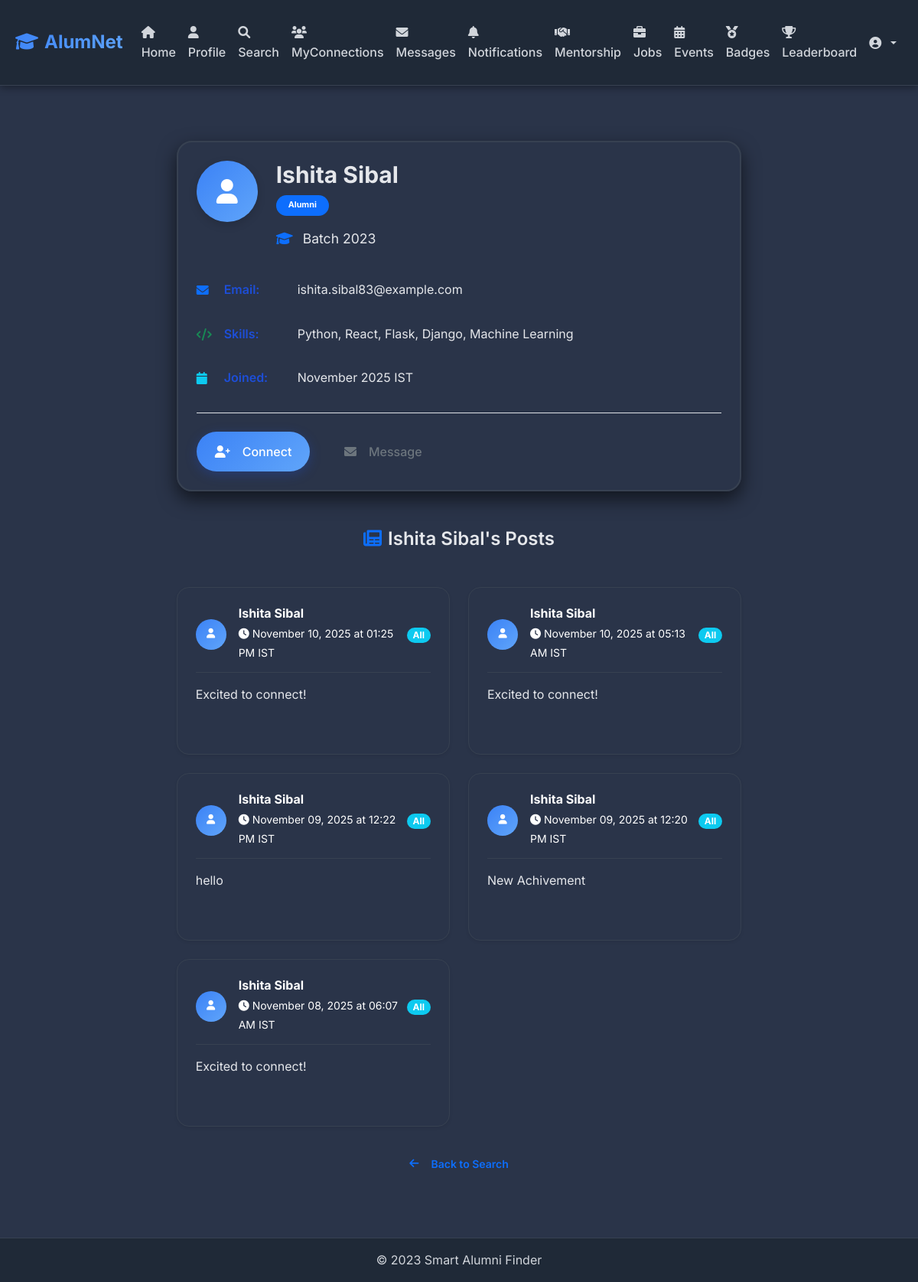
Page /view_profile/1 (signed in) on the committed database.
### models.py (models this page shows, shortened)
class User(db.Model):
    id = db.Column(db.Integer, primary_key=True)
    username = db.Column(db.String(80), unique=True, nullable=False)
    email = db.Column(db.String(120), unique=True, nullable=False)
    password = db.Column(db.String(120), nullable=False)
    role = db.Column(db.String(20), nullable=False)  # student, alumni, faculty
    alumni_id = db.Column(db.String(20), unique=True, nullable=True)  # For alumni
    faculty_id = db.Column(db.String(20), unique=True, nullable=True)  # For faculty
    batch_year = db.Column(db.Integer, nullable=True)
    skills = db.Column(db.Text, nullable=True)  # comma-separated
    created_at = db.Column(db.DateTime, default=datetime.utcnow)

class Post(db.Model):
    id = db.Column(db.Integer, primary_key=True)
    user_id = db.Column(db.Integer, db.ForeignKey('user.id'), nullable=False)
    content = db.Column(db.Text, nullable=False)
    audience = db.Column(db.String(20), nullable=False)  # students, alumni, teachers, all
    media_type = db.Column(db.String(10), nullable=True)  # image, video
    media_path = db.Column(db.String(200), nullable=True)  # path to uploaded file
    timestamp = db.Column(db.DateTime, default=datetime.utcnow)
    user = db.relationship('User', backref=db.backref('posts', lazy=True))

### app.py (the view)
@app.route('/view_profile/<int:user_id>')
def view_profile(user_id):
    if 'user_id' not in session:
        return redirect(url_for('login'))
    current_user_id = session['user_id']
    user = User.query.get_or_404(user_id)
    connection = Connection.query.filter(
        ((Connection.sender_id == current_user_id) & (Connection.receiver_id == user_id)) |
        ((Connection.sender_id == user_id) & (Connection.receiver_id == current_user_id)) &
        (Connection.status == 'accepted')
    ).first()
    is_connected = connection is not None
    current_user_connections = set()
    user_connections = set()
    current_conns = Connection.query.filter(
        ((Connection.sender_id == current_user_id) | (Connection.receiver_id == current_user_id)) &
        (Connection.status == 'accepted')
    ).all()
    for conn in current_conns:
        if conn.sender_id == current_user_id:
            current_user_connections.add(conn.receiver_id)
        else:
            current_user_connections.add(conn.sender_id)
    profile_conns = Connection.query.filter(
        ((Connection.sender_id == user_id) | (Connection.receiver_id == user_id)) &
        (Connection.status == 'accepted')
    ).all()
    for conn in profile_conns:
        if conn.sender_id == user_id:
            user_connections.add(conn.receiver_id)
        else:
            user_connections.add(conn.sender_id)
    mutual_connections = current_user_connections & user_connections
    mutual_count = len(mutual_connections)
    posts = Post.query.filter_by(user_id=user_id).order_by(Post.timestamp.desc()).all()
    return render_template('view_profile.html', user=user, is_connected=is_connected, posts=posts, mutual_count=mutual_count)

### templates/view_profile.html (shortened to what this page needs)
{% extends "base.html" %}
{% block content %}
<div class="profile-section py-5">
    <div class="container">
        <div class="row justify-content-center">
            <div class="col-lg-8">
                <div class="profile-card card shadow-lg rounded-xl mb-5">
                    <div class="card-body p-4">
                        <div class="d-flex align-items-start mb-4">
                            <div class="avatar-container me-4">
                                <div class="avatar-circle">
                                    <i class="fas fa-user text-white"></i>
                                </div>
                            </div>
                            <div class="flex-grow-1">
                                <h2 class="card-title mb-2 fw-bold">{{ user.username }}</h2>
                                <div class="role-badge mb-3">
                                    <span class="badge bg-{{ 'primary' if user.role == 'alumni' else 'secondary' if user.role == 'faculty' else 'info' }} rounded-pill px-3 py-2">
                                        {{ user.role | title }}
                                    </span>
                                </div>
                                {% if user.batch_year %}
                                <div class="batch-info mb-2">
                                    <i class="fas fa-graduation-cap me-2 text-primary"></i>
                                    <span>Batch {{ user.batch_year }}</span>
                                </div>
                                {% endif %}
                            </div>
                        </div>
                        <div class="profile-details">
                            <div class="detail-row mb-3">
                                <i class="fas fa-envelope text-primary me-3"></i>
                                <span class="fw-semibold">Email:</span>
                                <span>{{ user.email }}</span>
                            </div>
                            {% if user.skills %}
                            <div class="detail-row mb-3">
                                <i class="fas fa-code text-success me-3"></i>
                                <span class="fw-semibold">Skills:</span>
                                <span>{{ user.skills }}</span>
                            </div>
                            {% endif %}
                            <div class="detail-row">
                                <i class="fas fa-calendar text-info me-3"></i>
                                <span class="fw-semibold">Joined:</span>
                                <span>{{ user.created_at.strftime('%B %Y') }} IST</span>
                            </div>
                        </div>
                        <div class="action-buttons mt-4 pt-4 border-top">
                            {% if is_connected %}
                            <button class="btn btn-success btn-lg rounded-pill px-4" disabled>
                                <i class="fas fa-check me-2"></i>Already Connected
                            </button>
                            {% else %}
                            <form method="POST" action="{{ url_for('send_connection_request') }}" class="d-inline">
                                <button type="submit" class="btn btn-primary btn-lg rounded-pill px-4">
                                    <i class="fas fa-user-plus me-2"></i>Connect
                                </button>
                            </form>
                            {% endif %}
                            <button class="btn btn-outline-secondary btn-lg rounded-pill px-4 ms-3" onclick="sendMessage('{{ user.email }}')">
                                <i class="fas fa-envelope me-2"></i>Message
                            </button>
                        </div>
                    </div>
                </div>
                {% if posts %}
                <div class="posts-section mt-5">
                    <h3 class="mb-4 text-center">
                        <i class="fas fa-newspaper me-2 text-primary"></i>{{ user.username }}'s Posts
                    </h3>
                    <div class="row g-4">
                        {% for post in posts %}
                        <div class="col-lg-6">
                            <div class="post-card card shadow-sm rounded-lg h-100 border-0">
                                <div class="card-body p-4">
                                    <div class="post-header d-flex align-items-center mb-3">
                                        <div class="avatar-circle-small me-3">
                                            <i class="fas fa-user text-white"></i>
                                        </div>
                                        <div class="flex-grow-1">
                                            <h6 class="mb-1 fw-bold text-white">{{ user.username }}</h6>
                                            <small class="text-white">
                                                <i class="fas fa-clock me-1"></i>{{ post.timestamp.strftime('%B %d, %Y at %I:%M %p') }} IST
                                            </small>
                                        </div>
                                        <div class="post-audience">
                                            <span class="badge bg-{{ 'primary' if post.audience == 'alumni' else 'secondary' if post.audience == 'faculty' else 'info' }} rounded-pill px-2 py-1">
                                                {{ post.audience | title }}
                                            </span>
                                        </div>
                                    </div>
                                    <div class="post-content mb-3">
                                        <p class="mb-0">{{ post.content }}</p>
                                    </div>
                                </div>
                            </div>
                        </div>
                        {% endfor %}
                    </div>
                </div>
                {% else %}
                <div class="text-center mt-5">
                    <i class="fas fa-newspaper fa-3x text-muted mb-3"></i>
                    <h5 class="text-muted">{{ user.username }} hasn't posted anything yet</h5>
                    <p class="text-muted">Check back later for updates!</p>
                </div>
                {% endif %}
                <div class="text-center mt-4">
                    <a href="{{ url_for('search') }}" class="btn btn-outline-primary">
                        <i class="fas fa-arrow-left me-2"></i>Back to Search
                    </a>
                </div>
            </div>
        </div>
    </div>
</div>
{% endblock %}

### static/css/style.css (style rules this page uses)
:root { --primary-light: #1d4ed8; --primary-dark: #3b82f6; --accent-light: #7c3aed; --accent-dark: #a78bfa; --success-light: #059669; --success-dark: #10b981; --error-light: #dc2626; --error-dark: #ef4444; --background: #f8fafc; --surface: #ffffff; --surface-hover: #f1f5f9; --text-primary: #1e293b; --text-secondary: #475569; --text-muted: #64748b; --border: #e2e8f0; --border-hover: #cbd5e1; --shadow: rgba(0, 0, 0, 0.05); --shadow-hover: rgba(0, 0, 0, 0.1); --gradient-primary: linear-gradient(135deg, #1d4ed8, #3b82f6); --gradient-accent: linear-gradient(135deg, #7c3aed, #a78bfa); }
[data-theme="dark"] { --background: #2a3449; --surface: #1f2937; --surface-hover: #374151; --text-primary: #e5e7eb; --text-secondary: #d1d5db; --text-muted: #9ca3af; --border: #374151; --border-hover: #4b5563; --shadow: rgba(0, 0, 0, 0.4); --shadow-hover: rgba(0, 0, 0, 0.6); --gradient-primary: linear-gradient(135deg, #3b82f6, #60a5fa); --gradient-accent: linear-gradient(135deg, #8b5cf6, #a78bfa); }
* { box-sizing: border-box; }
body { background: var(--background); color: var(--text-primary); font-family: 'Inter', -apple-system, BlinkMacSystemFont, 'Segoe UI', Roboto, sans-serif; line-height: 1.6; margin: 0; min-height: 100vh; transition: background-color 0.3s ease, color 0.3s ease; }
.container { max-width: 1200px; margin: 0 auto; padding: 0 24px; }
h1, h2, h3, h4, h5, h6 { font-weight: 600; line-height: 1.2; margin: 0 0 16px 0; }
h2 { font-size: 1.875rem; }
h3 { font-size: 1.5rem; }
p { margin: 0 0 16px 0; }
.card { background: var(--surface); border: 1px solid var(--border); border-radius: 16px; box-shadow: 0 4px 6px var(--shadow); transition: all 0.3s ease; margin-bottom: 24px; overflow: hidden; }
.card-body { padding: 24px; }
.card-title { color: var(--text-primary); margin-bottom: 16px; }
.btn { border-radius: 12px; font-weight: 600; font-size: 0.875rem; padding: 14px 28px; text-decoration: none; transition: all 0.3s ease; border: none; cursor: pointer; display: inline-flex; align-items: center; justify-content: center; gap: 8px; position: relative; overflow: hidden; }
.btn::before { content: ''; position: absolute; top: 0; left: -100%; width: 100%; height: 100%; background: linear-gradient(90deg, transparent, rgba(255,255,255,0.2), transparent); transition: left 0.5s; }
.btn-primary { background: var(--gradient-primary); color: white; box-shadow: 0 4px 15px rgba(29, 78, 216, 0.3); }
.row { display: flex; flex-wrap: wrap; margin: 0 -12px; }
@media (max-width: 1200px) { .container { max-width: 100%; padding: 0 20px; } }
.text-center { text-align: center; }
.mb-3 { margin-bottom: 16px; }
.mb-4 { margin-bottom: 24px; }
.mt-4 { margin-top: 24px; }
.d-flex { display: flex; }
.align-items-center { align-items: center; }
.justify-content-center { justify-content: center; }
.shadow-lg { box-shadow: 0 10px 25px var(--shadow-hover) !important; }
.rounded-xl { border-radius: 20px !important; }
.fw-semibold { color: var(--primary-light) !important; font-weight: 600 !important; }
.card-text, .message-content, .job-description, .event-description, .post-content { color: var(--text-primary) !important; }

### rows in the picture
User: username "Ishita Sibal", role "Alumni", batch_year "2023", email "ishita.sibal83@example.com", skills "Python, React, Flask, Django, Machine Learning", created_at "November 2025"
Post: timestamp "November 10, 2025 at 01:25 PM", audience "All", content "Excited to connect!"
Post: timestamp "November 10, 2025 at 05:13 AM", audience "All", content "Excited to connect!"
Post: timestamp "November 09, 2025 at 12:22 PM", audience "All", content "hello"
Post: timestamp "November 09, 2025 at 12:20 PM", audience "All", content "New Achivement"
Post: timestamp "November 08, 2025 at 06:07 AM", audience "All", content "Excited to connect!"
